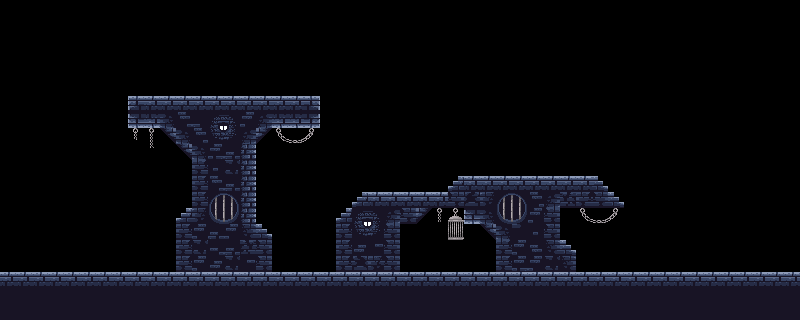

Tiled map render using the project's own tile images. Description and the whole map definition, tile-layer contents included, below:
An orthogonal 50x20 tile map with 16x16 px tiles, 1 tile layer (Tile Layer 1).

<map version="1.10" tiledversion="1.11.2" orientation="orthogonal" renderorder="right-down" width="50" height="20" tilewidth="16" tileheight="16" infinite="0" nextlayerid="2" nextobjectid="1">
 <tileset firstgid="1" source="dungeon tileset.tsx" />
 <layer id="1" name="Tile Layer 1" width="50" height="20">
  <data encoding="csv">
0,0,0,0,0,0,0,0,0,0,0,0,0,0,0,0,0,0,0,0,0,0,0,0,0,0,0,0,0,0,0,0,0,0,0,0,0,0,0,0,0,0,0,0,0,0,0,0,0,0,
0,0,0,0,0,0,0,0,0,0,0,0,0,0,0,0,0,0,0,0,0,0,0,0,0,0,0,0,0,0,0,0,0,0,0,0,0,0,0,0,0,0,0,0,0,0,0,0,0,0,
0,0,0,0,0,0,0,0,0,0,0,0,0,0,0,0,0,0,0,0,0,0,0,0,0,0,0,0,0,0,0,0,0,0,0,0,0,0,0,0,0,0,0,0,0,0,0,0,0,0,
0,0,0,0,0,0,0,0,0,0,0,0,0,0,0,0,0,0,0,0,0,0,0,0,0,0,0,0,0,0,0,0,0,0,0,0,0,0,0,0,0,0,0,0,0,0,0,0,0,0,
0,0,0,0,0,0,0,0,0,0,0,0,0,0,0,0,0,0,0,0,0,0,0,0,0,0,0,0,0,0,0,0,0,0,0,0,0,0,0,0,0,0,0,0,0,0,0,0,0,0,
0,0,0,0,0,0,0,0,0,0,0,0,0,0,0,0,0,0,0,0,0,0,0,0,0,0,0,0,0,0,0,0,0,0,0,0,0,0,0,0,0,0,0,0,0,0,0,0,0,0,
0,0,0,0,0,0,0,0,1,2,2,2,2,2,2,2,2,2,2,3,0,0,0,0,0,0,0,0,0,0,0,0,0,0,0,0,0,0,0,0,0,0,0,0,0,0,0,0,0,0,
0,0,0,0,0,0,0,0,27,28,31,90,51,10,11,89,32,28,28,29,0,0,0,0,0,0,0,0,0,0,0,0,0,0,0,0,0,0,0,0,0,0,0,0,0,0,0,0,0,0,
0,0,0,0,0,0,0,0,146,145,57,31,90,23,24,32,58,147,148,149,0,0,0,0,0,0,0,0,0,0,0,0,0,0,0,0,0,0,0,0,0,0,0,0,0,0,0,0,0,0,
0,0,0,0,0,0,0,0,0,158,0,57,31,12,25,16,0,0,0,0,0,0,0,0,0,0,0,0,0,0,0,0,0,0,0,0,0,0,0,0,0,0,0,0,0,0,0,0,0,0,
0,0,0,0,0,0,0,0,0,0,0,0,22,38,48,16,0,0,0,0,0,0,0,0,0,0,0,0,0,0,0,0,0,0,0,0,0,0,0,0,0,0,0,0,0,0,0,0,0,0,
0,0,0,0,0,0,0,0,0,0,0,0,22,90,25,16,0,0,0,0,0,0,0,0,0,0,0,0,5,2,2,2,2,2,2,2,2,6,0,0,0,0,0,0,0,0,0,0,0,0,
0,0,0,0,0,0,0,0,0,0,0,0,22,36,37,16,0,0,0,0,0,0,5,2,2,2,2,2,21,60,18,36,37,90,32,9,22,21,6,0,0,0,0,0,0,0,0,0,0,0,
0,0,0,0,0,0,0,0,0,0,0,5,18,49,50,16,0,0,0,0,0,5,10,11,32,21,58,144,151,27,31,49,50,89,21,0,147,148,149,0,0,0,0,0,0,0,0,0,0,0,
0,0,0,0,0,0,0,0,0,0,0,22,89,25,89,19,6,0,0,0,69,22,23,24,21,0,0,0,164,0,57,31,87,38,21,0,0,0,0,0,0,0,0,0,0,0,0,0,0,0,
0,0,0,0,0,0,0,0,0,0,0,22,48,26,25,8,21,0,0,0,0,22,76,63,21,0,0,0,0,0,0,22,89,77,19,6,0,0,0,0,0,0,0,0,0,0,0,0,0,0,
0,0,0,0,0,0,0,0,0,0,0,22,89,76,48,63,21,0,0,0,0,22,61,35,21,82,82,82,82,82,82,22,12,89,48,19,0,0,0,0,0,0,0,0,0,0,0,0,0,0,
2,2,2,2,2,2,2,2,2,2,2,2,2,2,2,2,2,2,2,2,2,2,2,2,2,2,2,2,2,2,2,2,2,2,2,2,2,2,2,2,2,2,2,2,2,2,2,2,2,2,
15,15,15,15,15,15,15,15,15,67,67,67,67,67,67,67,67,67,67,67,67,67,67,67,67,67,67,67,67,67,67,67,67,67,67,67,67,67,67,67,67,67,67,67,67,67,67,15,15,15,
15,15,15,15,15,15,15,15,15,15,15,15,15,15,15,15,15,15,15,15,15,15,15,15,15,15,15,15,15,15,15,15,15,15,15,15,15,15,15,15,15,15,15,15,15,15,15,15,15,15
</data>
 </layer>
</map>